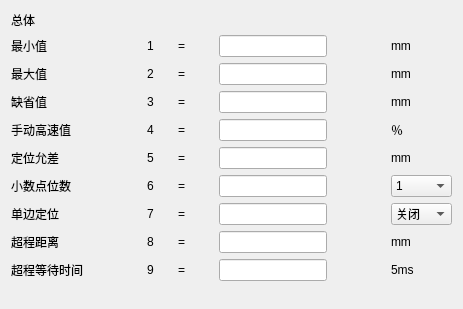
       <widget class="QWidget" name="tab">
        <attribute name="title">
         <string>总体</string>
        </attribute>
        <layout class="QGridLayout" name="gridLayout_28">
         <item row="0" column="0">
          <layout class="QGridLayout" name="gridLayout_27">
           <item row="0" column="0">
            <widget class="QLabel" name="label_5">
             <property name="text">
              <string>总体</string>
             </property>
            </widget>
           </item>
           <item row="1" column="0">
            <widget class="QLabel" name="label_6">
             <property name="text">
              <string>最小值</string>
             </property>
            </widget>
           </item>
           <item row="1" column="1">
            <spacer name="horizontalSpacer_21">
             <property name="orientation">
              <enum>Qt::Horizontal</enum>
             </property>
             <property name="sizeHint" stdset="0">
              <size>
               <width>58</width>
               <height>17</height>
              </size>
             </property>
            </spacer>
           </item>
           <item row="1" column="2">
            <widget class="QLabel" name="label_7">
             <property name="text">
              <string>1</string>
             </property>
            </widget>
           </item>
           <item row="1" column="3">
            <spacer name="horizontalSpacer_24">
             <property name="orientation">
              <enum>Qt::Horizontal</enum>
             </property>
             <property name="sizeHint" stdset="0">
              <size>
               <width>18</width>
               <height>17</height>
              </size>
             </property>
            </spacer>
           </item>
           <item row="1" column="4">
            <widget class="QLabel" name="label_8">
             <property name="text">
              <string>=</string>
             </property>
            </widget>
           </item>
           <item row="1" column="5">
            <spacer name="horizontalSpacer_23">
             <property name="orientation">
              <enum>Qt::Horizontal</enum>
             </property>
             <property name="sizeHint" stdset="0">
              <size>
               <width>28</width>
               <height>13</height>
              </size>
             </property>
            </spacer>
           </item>
           <item row="1" column="6">
            <widget class="QLineEdit" name="lineEdit_2"/>
           </item>
           <item row="1" column="7">
            <spacer name="horizontalSpacer_22">
             <property name="orientation">
              <enum>Qt::Horizontal</enum>
             </property>
             <property name="sizeHint" stdset="0">
              <size>
               <width>58</width>
               <height>17</height>
              </size>
             </property>
            </spacer>
           </item>
           <item row="1" column="8">
            <widget class="QLabel" name="label_77">
             <property name="text">
              <string>mm</string>
             </property>
            </widget>
           </item>
           <item row="2" column="0">
            <widget class="QLabel" name="label_78">
             <property name="text">
              <string>最大值</string>
             </property>
            </widget>
           </item>
           <item row="2" column="2">
            <widget class="QLabel" name="label_79">
             <property name="text">
              <string>2</string>
             </property>
            </widget>
           </item>
           <item row="2" column="4">
            <widget class="QLabel" name="label_80">
             <property name="text">
              <string>=</string>
             </property>
            </widget>
           </item>
           <item row="2" column="6">
            <widget class="QLineEdit" name="lineEdit_21"/>
           </item>
           <item row="2" column="8">
            <widget class="QLabel" name="label_81">
             <property name="text">
              <string>mm</string>
             </property>
            </widget>
           </item>
           <item row="3" column="0">
            <widget class="QLabel" name="label_82">
             <property name="text">
              <string>缺省值</string>
             </property>
            </widget>
           </item>
           <item row="3" column="2">
            <widget class="QLabel" name="label_83">
             <property name="text">
              <string>3</string>
             </property>
            </widget>
           </item>
           <item row="3" column="4">
            <widget class="QLabel" name="label_84">
             <property name="text">
              <string>=</string>
             </property>
            </widget>
           </item>
           <item row="3" column="6">
            <widget class="QLineEdit" name="lineEdit_22"/>
           </item>
           <item row="3" column="8">
            <widget class="QLabel" name="label_85">
             <property name="text">
              <string>mm</string>
             </property>
            </widget>
           </item>
           <item row="4" column="0">
            <widget class="QLabel" name="label_86">
             <property name="text">
              <string>手动高速值</string>
             </property>
            </widget>
           </item>
           <item row="4" column="2">
            <widget class="QLabel" name="label_87">
             <property name="text">
              <string>4</string>
             </property>
            </widget>
           </item>
           <item row="4" column="4">
            <widget class="QLabel" name="label_88">
             <property name="text">
              <string>=</string>
             </property>
            </widget>
           </item>
           <item row="4" column="6">
            <widget class="QLineEdit" name="lineEdit_23"/>
           </item>
           <item row="4" column="8">
            <widget class="QLabel" name="label_89">
             <property name="text">
              <string>％</string>
             </property>
            </widget>
           </item>
           <item row="5" column="0">
            <widget class="QLabel" name="label_90">
             <property name="text">
              <string>定位允差</string>
             </property>
            </widget>
           </item>
           <item row="5" column="2">
            <widget class="QLabel" name="label_91">
             <property name="text">
              <string>5</string>
             </property>
            </widget>
           </item>
           <item row="5" column="4">
            <widget class="QLabel" name="label_92">
             <property name="text">
              <string>=</string>
             </property>
            </widget>
           </item>
           <item row="5" column="6">
            <widget class="QLineEdit" name="lineEdit_24"/>
           </item>
           <item row="5" column="8">
            <widget class="QLabel" name="label_93">
             <property name="text">
              <string>mm</string>
             </property>
            </widget>
           </item>
           <item row="6" column="0">
            <widget class="QLabel" name="label_94">
             <property name="text">
              <string>小数点位数</string>
             </property>
            </widget>
           </item>
           <item row="6" column="2">
            <widget class="QLabel" name="label_95">
             <property name="text">
              <string>6</string>
             </property>
            </widget>
           </item>
           <item row="6" column="4">
            <widget class="QLabel" name="label_96">
             <property name="text">
              <string>=</string>
             </property>
            </widget>
           </item>
           <item row="6" column="6">
            <widget class="QLineEdit" name="lineEdit_25"/>
           </item>
           <item row="6" column="8">
            <widget class="QComboBox" name="comboBox_2">
             <item>
              <property name="text">
               <string>1</string>
              </property>
             </item>
             <item>
              <property name="text">
               <string>0.1</string>
              </property>
             </item>
             <item>
              <property name="text">
               <string>0.01</string>
              </property>
             </item>
             <item>
              <property name="text">
               <string>0.001</string>
              </property>
             </item>
            </widget>
           </item>
           <item row="7" column="0">
            <widget class="QLabel" name="label_98">
             <property name="text">
              <string>单边定位</string>
             </property>
            </widget>
           </item>
           <item row="7" column="2">
            <widget class="QLabel" name="label_99">
             <property name="text">
              <string>7</string>
             </property>
            </widget>
           </item>
           <item row="7" column="4">
            <widget class="QLabel" name="label_100">
             <property name="text">
              <string>=</string>
             </property>
            </widget>
           </item>
           <item row="7" column="6">
            <widget class="QLineEdit" name="lineEdit_26"/>
           </item>
           <item row="7" column="8">
            <widget class="QComboBox" name="comboBox_11">
             <item>
              <property name="text">
               <string>关闭</string>
              </property>
             </item>
             <item>
              <property name="text">
               <string>打开</string>
              </property>
             </item>
            </widget>
           </item>
           <item row="8" column="0">
            <widget class="QLabel" name="label_200">
             <property name="text">
              <string>超程距离</string>
             </property>
            </widget>
           </item>
           <item row="8" column="2">
            <widget class="QLabel" name="label_209">
             <property name="text">
              <string>8</string>
             </property>
            </widget>
           </item>
           <item row="8" column="4">
            <widget class="QLabel" name="label_210">
             <property name="text">
              <string>=</string>
             </property>
            </widget>
           </item>
           <item row="8" column="6">
            <widget class="QLineEdit" name="lineEdit_53"/>
           </item>
           <item row="8" column="8">
            <widget class="QLabel" name="label_211">
             <property name="text">
              <string>mm</string>
             </property>
            </widget>
           </item>
           <item row="9" column="0">
            <widget class="QLabel" name="label_212">
             <property name="text">
              <string>超程等待时间</string>
             </property>
            </widget>
           </item>
           <item row="9" column="2">
            <widget class="QLabel" name="label_213">
             <property name="text">
              <string>9</string>
             </property>
            </widget>
           </item>
           <item row="9" column="4">
            <widget class="QLabel" name="label_214">
             <property name="text">
              <string>=</string>
             </property>
            </widget>
           </item>
           <item row="9" column="6">
            <widget class="QLineEdit" name="lineEdit_54"/>
           </item>
           <item row="9" column="8">
            <widget class="QLabel" name="label_215">
             <property name="text">
              <string>5ms</string>
             </property>
            </widget>
           </item>
           <item row="10" column="6">
            <spacer name="verticalSpacer_3">
             <property name="orientation">
              <enum>Qt::Vertical</enum>
             </property>
             <property name="sizeHint" stdset="0">
              <size>
               <width>20</width>
               <height>17</height>
              </size>
             </property>
            </spacer>
           </item>
          </layout>
         </item>
        </layout>
       </widget>
